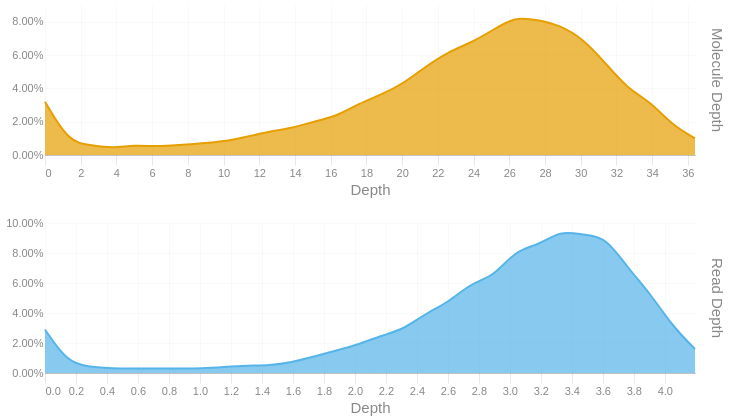

Write notebook code for a chart like this one.
### Code cell
readdep = depth_hist(tb['Read Depth'], q99, 3)
readdep = readdep.with_columns(pl.lit('Read Depth').alias('Metric'))
if not SKIPLR:
    moldep = depth_hist(tb['Molecule Depth'], mol_q99, 1)
    moldep = moldep.with_columns(pl.lit('Molecule Depth').alias('Metric'))
    _hist = pl.concat([readdep, moldep])
    _hist = _hist.filter(pl.col('Proportion') != 0)
    with SafeRender(_hist):
        (
            alt.Chart(_hist)        
            .mark_area(interpolate = "basis")
            .encode(
                x=alt.X('Bin:Q').scale(domainMin=0).axis(alt.Axis(title='Depth')),
                y = alt.Y('Proportion:Q', title = None).axis(format = '.2%'),
                color = alt.Color('Metric:N').legend(None),
                row = alt.Row("Metric:N").header(title = None, labelOrient = 'right'),
                tooltip = [
                    alt.Tooltip("Metric:N", title = "Metric"),
                    alt.Tooltip('Interval:N', title = "Depth Interval"),
                    alt.Tooltip('Proportion:Q', title = "% Alignments").format('.2%')
                ]
            )
            .resolve_scale(x='independent', y='independent')
            .properties(
                height = 150, width = 650,
                usermeta={'embedOptions': {'downloadFileName': f'{samplename}.depth.hist'}}
            )
        ).display()
else:
    readdep = readdep.filter(pl.col('Proportion') != 0)
    with SafeRender(readdep):
        (
            alt.Chart(readdep)        
            .mark_area(interpolate = "basis")
            .encode(
                x=alt.X('Bin:Q').scale(domainMin=0).axis(alt.Axis(title='Depth')),
                y = alt.Y('Proportion:Q', title = None).axis(format = '.2%'),
                tooltip = [
                    alt.Tooltip('Interval:N', title = "Depth Interval"),
                    alt.Tooltip('Proportion:Q', title = "% Alignments").format('.2%')
                ]
            )
            .properties(
                usermeta={'embedOptions': {'downloadFileName': f'{samplename}.depth.hist'}}
            )
        ).display()

### Figure 1 — Vega-Lite specification as saved in the notebook (floating-point values rounded to 4 significant figures)
{"width": 650, "height": 150, "config": {"title": {"anchor": "start", "dy": -15, "fontSize": 18, "color": "#888888", "subtitleColor": "#888888", "subtitleFontSize": 14}, "arc": {"fill": "#0072B2"}, "axis": {"domainColor": "#888888", "domainWidth": 0.5, "gridWidth": 0.2, "grid": false, "titleFontWeight": 400, "titleFontSize": 15, "labelFontSize": 11, "labelColor": "#888888", "tickColor": "#888888", "tickWidth": 0.2, "titleColor": "#888888"}, "axisBand": {"grid": false}, "axisX": {"grid": true, "tickSize": 10, "domainCap": "round"}, "axisY": {"domain": false, "grid": true, "tickSize": 0, "domainCap": "round"}, "background": "transparent", "header": {"labelFontSize": 15, "labelColor": "#888888", "titleFontSize": 15, "titleFontWeight": 600, "titleColor": "#888888"}, "legend": {"labelFont": "sans-serif", "labelFontSize": 12, "labelColor": "#888888", "symbolSize": 100, "symbolType": "circle", "titleFontSize": 12, "titlePadding": 10, "titleColor": "#888888", "title": null}, "range": {"category": ["#E69F00", "#56B4E9", "#009E73", "#F0E442", "#0072B2", "#D55E00", "#CC79A7", "#000000"], "diverging": ["#cfe8f3", "#a2d4ec", "#73bfe2", "#46abdb", "#1696d2", "#12719e"]}, "area": {"fill": "#0072B2", "fillOpacity": 0.7, "line": true, "strokeOpacity": 0.7}, "line": {"color": "#0072B2", "stroke": "#0072B2", "strokeWidth": 2}, "trail": {"color": "#0072B2", "stroke": "#0072B2", "strokeWidth": 0, "size": 1}, "point": {"filled": true, "fillOpacity": 1.0, "size": 95}, "text": {"color": "#888888", "fontSize": 11, "align": "right", "fontWeight": 400, "size": 11}, "bar": {"fill": "#0072B2", "stroke": null}, "view": {"stroke": null, "continuousWidth": 660, "continuousHeight": 400}}, "data": {"name": "data-2f54f3a6927b1b4c16b31c14b45aa293"}, "mark": {"type": "area", "interpolate": "basis"}, "encoding": {"color": {"field": "Metric", "legend": null, "type": "nominal"}, "row": {"field": "Metric", "header": {"title": null, "labelOrient": "right"}, "type": "nominal"}, "tooltip": [{"field": "Metric", "title": "Metric", "type": "nominal"}, {"field": "Interval", "title": "Depth Interval", "type": "nominal"}, {"field": "Proportion", "format": ".2%", "title": "% Alignments", "type": "quantitative"}], "x": {"axis": {"title": "Depth"}, "field": "Bin", "scale": {"domainMin": 0}, "type": "quantitative"}, "y": {"axis": {"format": ".2%"}, "field": "Proportion", "title": null, "type": "quantitative"}}, "resolve": {"scale": {"x": "independent", "y": "independent"}}, "usermeta": {"embedOptions": {"downloadFileName": "S6_Musquodoboit_1540.depth.hist"}}, "$schema": "https://vega.github.io/schema/vega-lite/v6.1.0.json", "datasets": {"data-2f54f3a6927b1b4c16b31c14b45aa293": [{"Bin": 0.0, "Interval": "0.0-0.145", "Proportion": 0.029, "Metric": "Read Depth"}, {"Bin": 0.145, "Interval": "0.145-0.289", "Proportion": 0.007, "Metric": "Read Depth"}, {"Bin": 0.289, "Interval": "0.289-0.434", "Proportion": 0.004, "Metric": "Read Depth"}, {"Bin": 0.434, "Interval": "0.434-0.579", "Proportion": 0.003, "Metric": "Read Depth"}, {"Bin": 0.579, "Interval": "0.579-0.723", "Proportion": 0.003, "Metric": "Read Depth"}, {"Bin": 0.723, "Interval": "0.723-0.868", "Proportion": 0.003, "Metric": "Read Depth"}, {"Bin": 0.868, "Interval": "0.868-1.013", "Proportion": 0.003, "Metric": "Read Depth"}, {"Bin": 1.013, "Interval": "1.013-1.157", "Proportion": 0.003, "Metric": "Read Depth"}, {"Bin": 1.157, "Interval": "1.157-1.302", "Proportion": 0.004, "Metric": "Read Depth"}, {"Bin": 1.302, "Interval": "1.302-1.447", "Proportion": 0.005, "Metric": "Read Depth"}, {"Bin": 1.447, "Interval": "1.447-1.591", "Proportion": 0.005, "Metric": "Read Depth"}, {"Bin": 1.591, "Interval": "1.591-1.736", "Proportion": 0.007, "Metric": "Read Depth"}, {"Bin": 1.736, "Interval": "1.736-1.881", "Proportion": 0.011, "Metric": "Read Depth"}, {"Bin": 1.881, "Interval": "1.881-2.025", "Proportion": 0.015, "Metric": "Read Depth"}, {"Bin": 2.025, "Interval": "2.025-2.17", "Proportion": 0.019, "Metric": "Read Depth"}, {"Bin": 2.17, "Interval": "2.17-2.315", "Proportion": 0.025, "Metric": "Read Depth"}, {"Bin": 2.315, "Interval": "2.315-2.459", "Proportion": 0.029, "Metric": "Read Depth"}, {"Bin": 2.459, "Interval": "2.459-2.604", "Proportion": 0.04, "Metric": "Read Depth"}, {"Bin": 2.604, "Interval": "2.604-2.749", "Proportion": 0.047, "Metric": "Read Depth"}, {"Bin": 2.749, "Interval": "2.749-2.893", "Proportion": 0.06, "Metric": "Read Depth"}, {"Bin": 2.893, "Interval": "2.893-3.038", "Proportion": 0.064, "Metric": "Read Depth"}, {"Bin": 3.038, "Interval": "3.038-3.183", "Proportion": 0.082, "Metric": "Read Depth"}, {"Bin": 3.183, "Interval": "3.183-3.327", "Proportion": 0.085, "Metric": "Read Depth"}, {"Bin": 3.327, "Interval": "3.327-3.472", "Proportion": 0.095, "Metric": "Read Depth"}, {"Bin": 3.472, "Interval": "3.472-3.617", "Proportion": 0.092, "Metric": "Read Depth"}, {"Bin": 3.617, "Interval": "3.617-3.761", "Proportion": 0.091, "Metric": "Read Depth"}, {"Bin": 3.761, "Interval": "3.761-3.906", "Proportion": 0.07, "Metric": "Read Depth"}, {"Bin": 3.906, "Interval": "3.906-4.051", "Proportion": 0.053, "Metric": "Read Depth"}, {"Bin": 4.051, "Interval": "4.051-4.195", "Proportion": 0.031, "Metric": "Read Depth"}, {"Bin": 4.195, "Interval": "4.195-4.34", "Proportion": 0.016, "Metric": "Read Depth"}, {"Bin": 0.0, "Interval": "0.0-1.3", "Proportion": 0.032, "Metric": "Molecule Depth"}, {"Bin": 1.3, "Interval": "1.3-2.5", "Proportion": 0.008, "Metric": "Molecule Depth"}, {"Bin": 2.5, "Interval": "2.5-3.8", "Proportion": 0.006, "Metric": "Molecule Depth"}, {"Bin": 3.8, "Interval": "3.8-5.0", "Proportion": 0.004, "Metric": "Molecule Depth"}, {"Bin": 5.0, "Interval": "5.0-6.3", "Proportion": 0.006, "Metric": "Molecule Depth"}, {"Bin": 6.3, "Interval": "6.3-7.5", "Proportion": 0.005, "Metric": "Molecule Depth"}, {"Bin": 7.5, "Interval": "7.5-8.8", "Proportion": 0.006, "Metric": "Molecule Depth"}, {"Bin": 8.8, "Interval": "8.8-10.0", "Proportion": 0.007, "Metric": "Molecule Depth"}, {"Bin": 10.0, "Interval": "10.0-11.3", "Proportion": 0.008, "Metric": "Molecule Depth"}, {"Bin": 11.3, "Interval": "11.3-12.5", "Proportion": 0.011, "Metric": "Molecule Depth"}, {"Bin": 12.5, "Interval": "12.5-13.8", "Proportion": 0.014, "Metric": "Molecule Depth"}, {"Bin": 13.8, "Interval": "13.8-15.0", "Proportion": 0.016, "Metric": "Molecule Depth"}, {"Bin": 15.0, "Interval": "15.0-16.3", "Proportion": 0.02, "Metric": "Molecule Depth"}, {"Bin": 16.3, "Interval": "16.3-17.6", "Proportion": 0.023, "Metric": "Molecule Depth"}, {"Bin": 17.6, "Interval": "17.6-18.8", "Proportion": 0.031, "Metric": "Molecule Depth"}, {"Bin": 18.8, "Interval": "18.8-20.1", "Proportion": 0.036, "Metric": "Molecule Depth"}, {"Bin": 20.1, "Interval": "20.1-21.3", "Proportion": 0.043, "Metric": "Molecule Depth"}, {"Bin": 21.3, "Interval": "21.3-22.6", "Proportion": 0.053, "Metric": "Molecule Depth"}, {"Bin": 22.6, "Interval": "22.6-23.8", "Proportion": 0.062, "Metric": "Molecule Depth"}, {"Bin": 23.8, "Interval": "23.8-25.1", "Proportion": 0.067, "Metric": "Molecule Depth"}, {"Bin": 25.1, "Interval": "25.1-26.3", "Proportion": 0.075, "Metric": "Molecule Depth"}, {"Bin": 26.3, "Interval": "26.3-27.6", "Proportion": 0.083, "Metric": "Molecule Depth"}, {"Bin": 27.6, "Interval": "27.6-28.8", "Proportion": 0.081, "Metric": "Molecule Depth"}, {"Bin": 28.8, "Interval": "28.8-30.1", "Proportion": 0.078, "Metric": "Molecule Depth"}, {"Bin": 30.1, "Interval": "30.1-31.4", "Proportion": 0.07, "Metric": "Molecule Depth"}, {"Bin": 31.4, "Interval": "31.4-32.6", "Proportion": 0.055, "Metric": "Molecule Depth"}, {"Bin": 32.6, "Interval": "32.6-33.9", "Proportion": 0.04, "Metric": "Molecule Depth"}, {"Bin": 33.9, "Interval": "33.9-35.1", "Proportion": 0.032, "Metric": "Molecule Depth"}, {"Bin": 35.1, "Interval": "35.1-36.4", "Proportion": 0.018, "Metric": "Molecule Depth"}, {"Bin": 36.4, "Interval": "36.4-37.62", "Proportion": 0.01, "Metric": "Molecule Depth"}]}}
